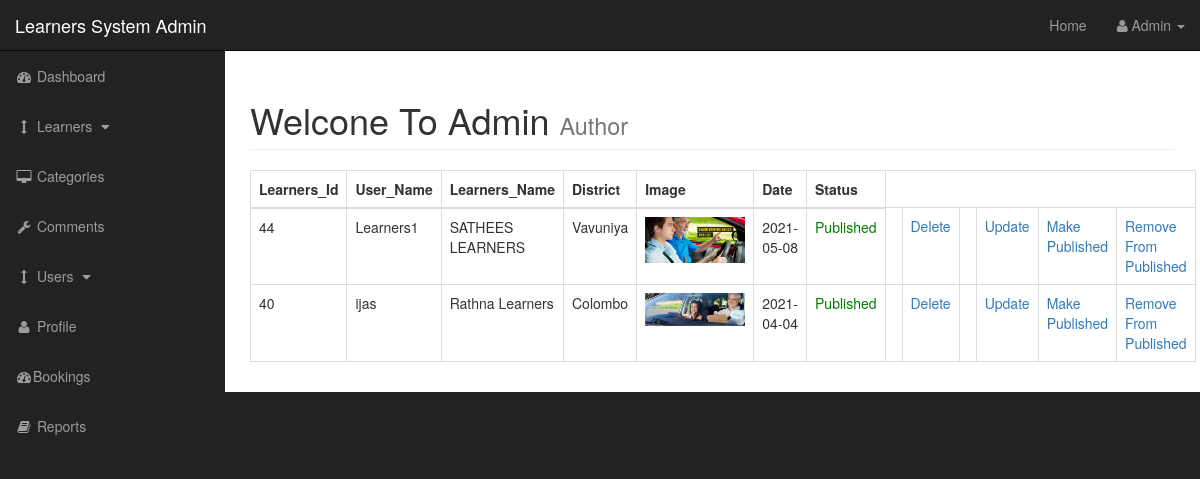
The page /admin/Learners.php (signed in) on the database its author committed.
### tables this page shows
CREATE TABLE `posts` (
  `post_id` int(3) NOT NULL,
  `user_id` int(6) NOT NULL,
  `post_author` varchar(255) NOT NULL,
  `post_category_id` int(3) NOT NULL,
  `post_title` varchar(255) NOT NULL,
  `Address` varchar(200) NOT NULL,
  `District` varchar(200) NOT NULL,
  `City` varchar(200) NOT NULL,
  `post_date` date NOT NULL DEFAULT current_timestamp(),
  `post_image` text NOT NULL,
  `post_content` text NOT NULL,
  `Price_m` int(255) NOT NULL,
  `Price_l` int(255) NOT NULL,
  `Price_h` int(255) NOT NULL,
  `post_via_time` varchar(255) NOT NULL,
  `confirm` varchar(100) NOT NULL DEFAULT 'Pending',
  `Learners_userid` int(100) NOT NULL
);

### admin/Learners.php (the view, shortened to what this page needs)
<?php include"includes/admin_header.php"; ?>
    <div id="wrapper">
        <?php include"includes/admin_navigation.php"; ?>
        <div id="page-wrapper">
            <div class="container-fluid">
                <div class="row">
                    <div class="col-lg-12">
                        <h1 class="page-header">
                            Welcone To Admin
                            <small>Author</small>
                        </h1>
                        <?php
                        if (isset($_GET['source'])) {
                            $source = $_GET['source'];
                        }
                        else {
                            $source = "";
                        }
                        switch ($source) {
                            default: ?>
                                <table class="table table-bordered table-hover">
                                <thead>
                                    <tr>
                                        <th>Learners_Id</th>
                                        <th>User_Name</th>
										<th>Learners_Name</th>
                                        <th>District</th>
                                       <th>Image</th>
                                        <th>Date</th>
									   <th>Status</th>
                                    </tr>
                                </thead>
                                <tbody>
                                    <?php
                                        $query = "SELECT *  FROM  posts order by post_id desc";
                                        $select_posts = mysqli_query($connection,$query);
                                        while($row = mysqli_fetch_assoc($select_posts)) {
                                            $Learners_id = $row['post_id'];
                                            $admin_name = $row['post_author'];
                                            $Learners_name = $row['post_title'];
											$image = $row['post_image'];
                                            $District = $row['District'];
											$confirm = $row['confirm'];
											$date = $row['post_date'];
                                     ?>
                                    <tr>
                                        <td><?php echo $Learners_id  ?></td>
                                        <td><?php echo $admin_name ?></td>
                                        <td><?php echo $Learners_name ?></td>
                                        <td><?php echo $District ?></td>
                                        <td><img width="100" src="../images/<?php echo $image ?>"></td>
                                        <td><?php echo $date ?></td>
										 <td>
									<?php
										if($confirm == 'Published'){
											echo"<span style='color:green'>$confirm</span>";
										}
										else{
											echo"<span style='color:red'>$confirm</span>";
										}
								     ?>
										 </td>
                                       <td> <?php echo "<td><a href='Learners.php?delete=$Learners_id'>Delete</a></td>"; ?></td>
                                       <td> <?php echo "<td><a href='Learners.php?source=update&Learners_id=$Learners_id'>Update</a></td>"; ?></td>
                                      <?php echo "<td><a href='Learners.php?Published=$Learners_id'>Make Published</a></td>"; ?>
                                      <?php echo "<td><a href='Learners.php?remove_from_Published=$Learners_id'>Remove From Published</a></td>"; ?>
                                    </tr>
                                    <?php }?>
                                </tbody>
                                </table><?php
                                break;
                        }
                        ?>
                    </div>
                </div>
            </div>
        </div>
<?php include"includes/admin_footer.php"; ?>

### admin/css/sb-admin.css (style rules this page uses)
body { margin-top: 100px; background-color: #222; }
@media (min-width:768px) { body { margin-top: 50px; } }
#wrapper { padding-left: 0; }
#page-wrapper { width: 100%; padding: 0; background-color: #fff; }
@media (min-width:768px) { #wrapper { padding-left: 225px; } }
@media (min-width:768px) { #page-wrapper { padding: 10px; } }

### rows shown on the page
posts: post_id "44", post_author "Learners1", post_title "SATHEES LEARNERS", District "Vavuniya", post_image (picture), post_date "2021-05-08", confirm "Published"
posts: post_id "40", post_author "ijas", post_title "Rathna Learners", District "Colombo", post_image (picture), post_date "2021-04-04", confirm "Published"

### other values the page prints
$_SESSION['s_username'] "Admin"
